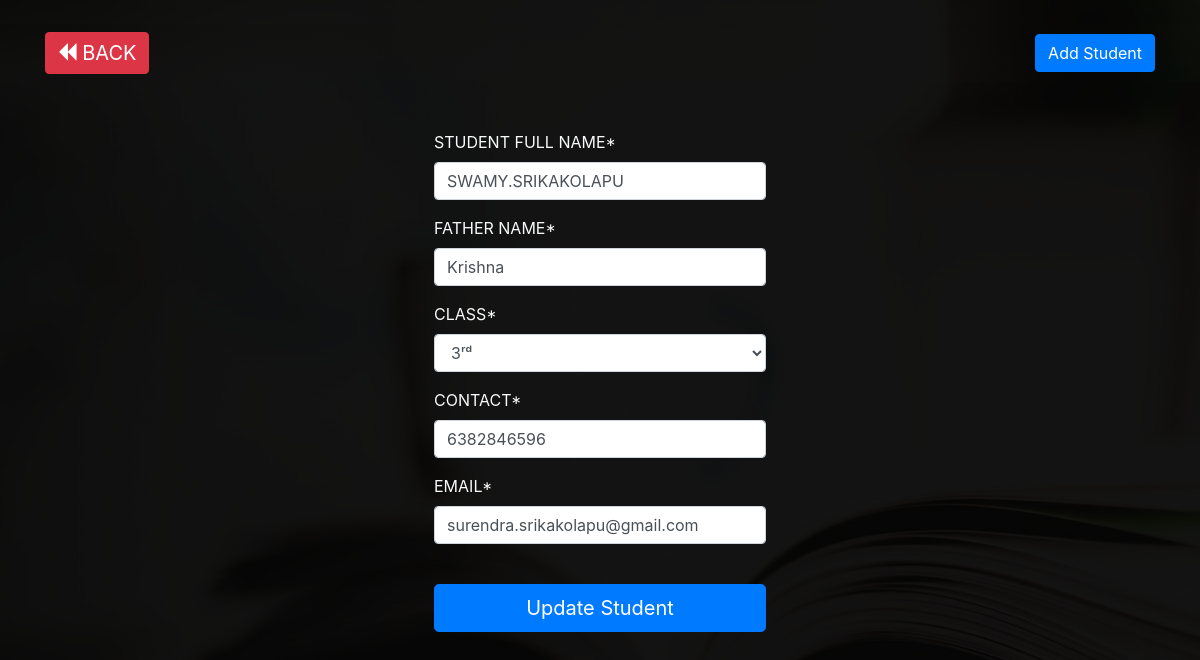
The page /ad/update/36 on the database its author committed.
### admissions/models.py (models this page shows, shortened)
class Student(models.Model):
    name = models.CharField(max_length=1000 , verbose_name = "STUDENT FULL NAME" )
    fathername = models.CharField(max_length=1000 , verbose_name = "FATHER NAME")
    CLASSNAME_CHOICES =(
         ('Nursery' , 'Nursery'),
         ('L.K.G' , 'L.K.G'),
         ('U.K.G' , 'U.K.G'),
         ('1ˢᵗ' , '1ˢᵗ'),
         ('2ⁿᵈ' , '2ⁿᵈ'),
         ('3ʳᵈ' , '3ʳᵈ'),
         ('4ᵗʰ' , '4ᵗʰ'),
         ('5ᵗʰ' , '5ᵗʰ'),
         ('6ᵗʰ' , '6ᵗʰ'),
         ('7ᵗʰ' , '7ᵗʰ'),
         ('8ᵗʰ' , '8ᵗʰ'),
         ('9ᵗʰ' , '9ᵗʰ'),
         ('10ᵗʰ' , '10ᵗʰ'),
    )
    classname = models.CharField(max_length=30 , choices=CLASSNAME_CHOICES , verbose_name = "CLASS")
    contact = models.CharField(max_length=30 , verbose_name = "CONTACT")
    email = models.EmailField(null = True , verbose_name = "EMAIL")

### admissions/views.py (the view)
# urls.py: path('update/<int:id>', updatestudent),
def updatestudent(request,id):
    s = Student.objects.get(id=id)
    form = StudentModelForm(instance=s)
    dict = {'form':form}
    if request.method == 'POST':
        form = StudentModelForm(request.POST,instance=s)
        if form.is_valid():
            form.save()
        return redirect("/ad/newadm/")
    return render(request,'admissions/update-student.html', dict);

### admissions/forms.py
class StudentModelForm(forms.ModelForm):
    class Meta:
        model = Student
        fields = ['name' , 'fathername' , 'classname' , 'contact' , 'email']

### templates/admissions/update-student.html (shortened to what this page needs)
{% load static %}
<html>
<head>
    <link rel="stylesheet" href="https://stackpath.bootstrapcdn.com/bootstrap/4.4.1/css/bootstrap.min.css">
    <link rel="stylesheet" href="path/to/font-awesome/css/font-awesome.min.css">
    <link rel="stylesheet" href="https://cdnjs.cloudflare.com/ajax/libs/font-awesome/4.7.0/css/font-awesome.min.css">
    <link rel="stylesheet" href="https://cdnjs.cloudflare.com/ajax/libs/twitter-bootstrap/4.5.2/css/bootstrap.css">
    <link rel="stylesheet" href="https://cdn.datatables.net/1.10.25/css/dataTables.bootstrap4.min.css">
</head>
<body class="img-fluid base-image" style="background-image:linear-gradient(rgba(0, 0, 0, 0.9),rgba(0, 0, 0, 0.9)),url('{% static "images/index7.jpg" %}')">
    {% load crispy_forms_tags %}
    <br>
    <nav style="background-image:linear-gradient(rgba(0, 0, 0, 0.9),rgba(0, 0, 0, 0.9)),url('{% static "images/index7.jpg" %}')" class="navbar navbar-expand-sm sticky-top navbar-dark">
        <div class="container">
            <a class="navbar-brand btn btn-danger" href="/ad/newadm/"><i style="color:white;" class="fa fa-backward fa-sm" aria-hidden="true"></i> BACK</a>
            <div class="" id="navbar1">
                <ul class="navbar-nav ml-auto">
                    <li class="nav-item active">
                        <button type="button" class="btn btn-primary" data-toggle="modal" data-target="#exampleModalCenter">
                            Add Student
                        </button>
                    </li>
                </ul>
            </div>
        </div>
    </nav>
    <div class="row update-form">
        <div class="col-4">
        </div>
        <div class="col-lg-4">
            <div class="admission-form"><br>
                <form class="text-light m-4" method="POST">
                    {{form|crispy}}
                    <br>
                    <input class="btn btn-block btn-primary btn-lg" type="submit" name="" value="Update Student">
                </form>
            </div>
        </div>
    </div>
</body>
</html>

### rows shown on the page
Student: name "SWAMY.SRIKAKOLAPU", fathername "Krishna", classname "3ʳᵈ", contact "6382846596", email "surendra.srikakolapu@gmail.com"
